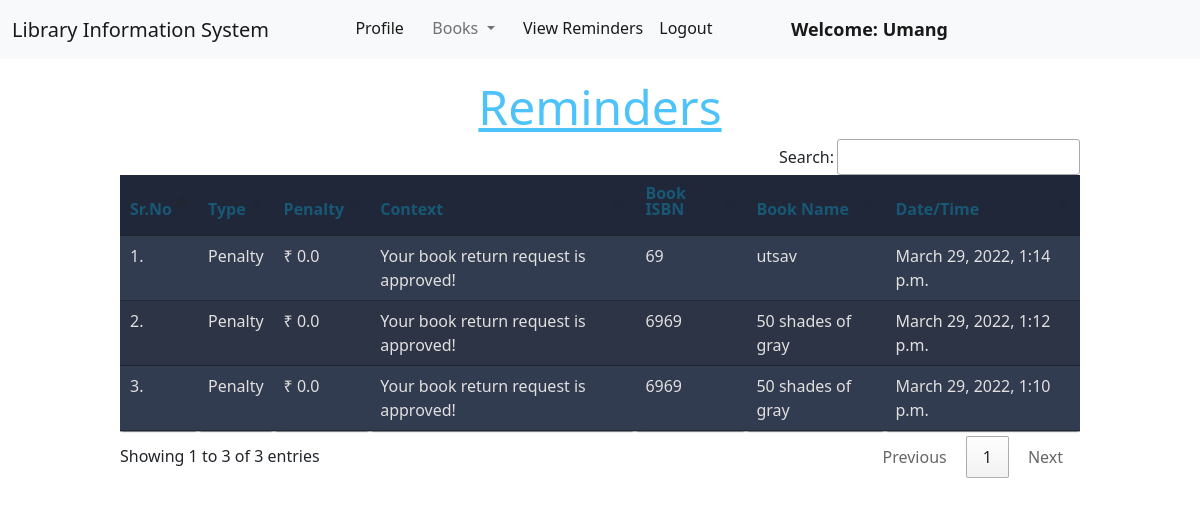
Before: /member/view_reminders/ (signed in) with the older database file.
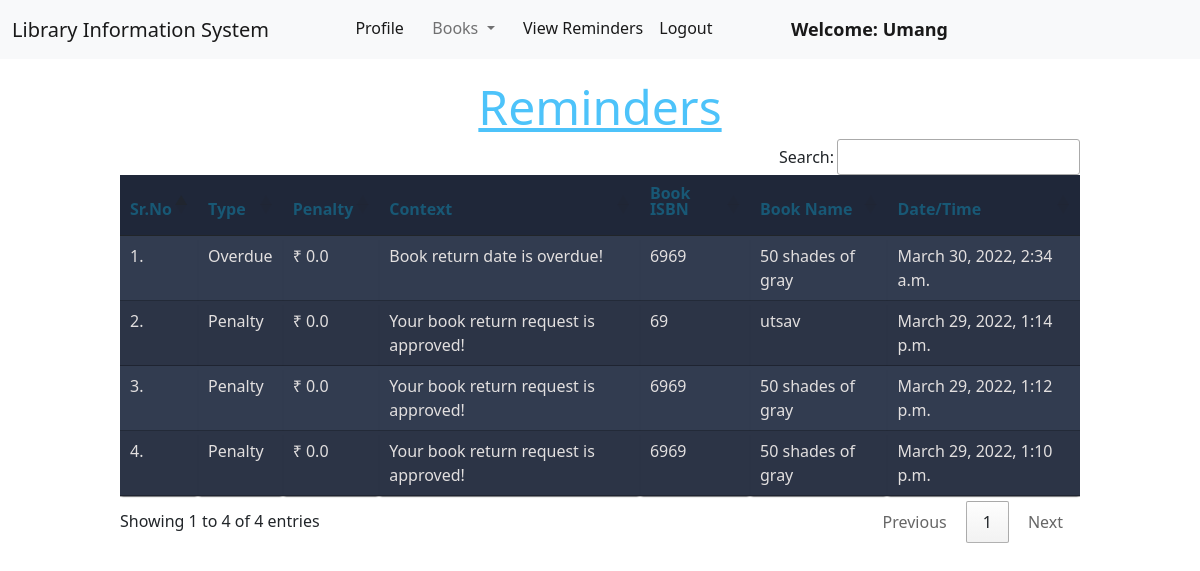
After: the same page with the newer database file.
### member/models.py (models this page shows)
class Reminder(models.Model):
    rem_id = models.CharField(max_length = 10)
    message = models.CharField(max_length = 200)
    penalty = models.FloatField(default = 0.0)
    book  = models.ForeignKey(Book, on_delete = models.CASCADE)
    member = models.ForeignKey(Member, on_delete = models.CASCADE)
    rem_datetime = models.DateTimeField(null = True)

### book/models.py (models this page shows, shortened)
class Book(models.Model):
    title = models.CharField(max_length=200)
    author = models.CharField(max_length=200)
    isbn = models.CharField(max_length= 15)
    rack_number = models.CharField(max_length= 10)
    issue_date = models.DateField(null= True)
    date_added = models.DateField(null=True)
    return_requested = models.BooleanField(default=False)
    last_issued_date = models.DateField(null=True)
    issue_member = models.ForeignKey("member.Member", on_delete = models.SET_NULL, null = True)

### member/views.py (the view)
# urls.py: path("view_reminders/", views.view_reminders, name="view_reminders"),
@login_required(login_url = '/member/login')
def view_reminders(request):
    reminders = request.user.member.reminder_set.all()
    reminders = reminders.order_by("-rem_datetime")
    return render(request, "member/view_reminders.html", {'reminders': reminders})

### member/templates/member/view_reminders.html (shortened to what this page needs)
{% extends 'member/member_navbar.html' %}
{% load static %}
{% block body %}
<div class="container mt-4">
    <h1 class="text-center"><u>Reminders</u></h1>
    {% if reminders|length == 0 %}
        <h3 class="text-center">No current reminders!</h3>
    {% else %}
    <table class="table table-hover" id="example">
        <thead>
            <tr>
                <th><h1>Sr.No</h1></th>
                <th><h1>Type</h1></th>
                <th><h1>Penalty</h1></th>
                <th><h1>Context</h1></th>
                <th><h1>Book ISBN</h1></th>
                <th><h1>Book Name</h1></th>
                <th><h1>Date/Time</h1></th>
            </tr>
        </thead>
        <tbody>
            {% for reminder in reminders %}
            <tr>
                <td>{{forloop.counter}}.</td>
                <td>{{reminder.rem_id}}</td>
                <td>&#8377 {{reminder.penalty}}</td>
                <td>{{reminder.message}}</td>
                <td>{{reminder.book.isbn}}</td>
                <td>{{reminder.book.title}}</td>
                <td>{{reminder.rem_datetime}}</td>
            </tr>
            {% endfor %}
        </tbody>
    </table>
    {% endif %}
    </div>
{% endblock %}

Changed rows visible on the page:
added Reminder: rem_id "Overdue", penalty "0.0", message "Book return date is overdue!", book.isbn "6969", book "50 shades of gray", rem_datetime "March 30, 2022, 2:34 a.m."
Other visible differences:
text written by a page script: "Search: Showing 1 to 3 of 3 entries Previous 1 Next" → "Search: Showing 1 to 4 of 4 entries Previous 1 Next"
